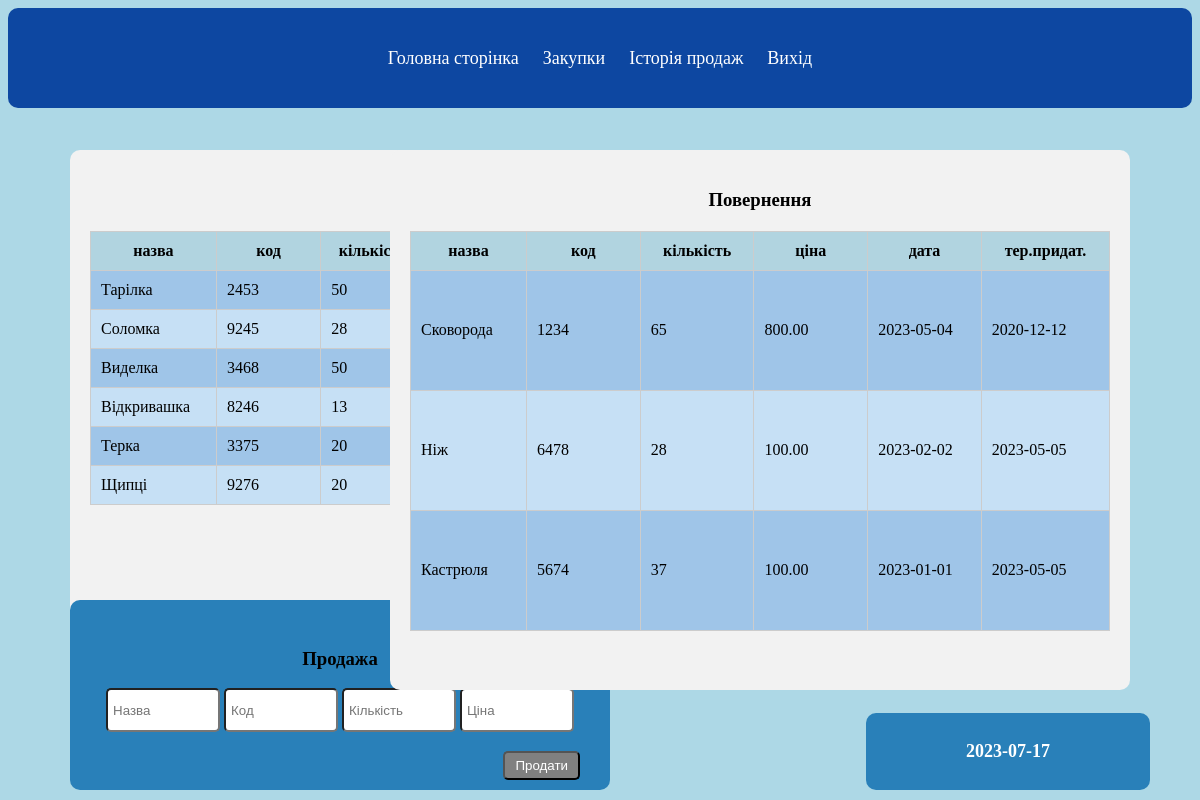
/home/, run on the app's committed database.
### datapage/models.py (models this page shows)
class Product(models.Model):
    name = models.CharField(max_length=255, verbose_name="Назва")
    code = models.CharField(max_length=50, verbose_name="Код")
    quantity = models.IntegerField(verbose_name="Кількість")
    price = models.DecimalField(max_digits=10, decimal_places=2, verbose_name="Ціна")
    provider_price = models.DecimalField(max_digits=10, decimal_places=2, verbose_name="Ціна закупки")
    arrived_date = models.DateField(verbose_name="Дата")
    expiration_date = models.DateField(verbose_name="Тер. придатності")
    class Meta:
        ordering = ('-arrived_date', 'name')

### datapage/views.py (the view, shortened to what this page needs)
# urls.py: path('home/', MainPage.as_view(), name='home'),
class MainPage(ListView):
    model = Product
    template_name = 'datapage/index.html'
    context_object_name = 'products'
    queryset = Product.objects.all().values('name', 'code', 'quantity', 'price', 'arrived_date', 'expiration_date')
    context_object_name = 'maindata'
    def get_context_data(self, *, object_list=None, **kwargs):
        context = super().get_context_data(**kwargs)
        context['menu'] = menu
        context['title'] = 'Головна сторінка'
        context['date'] = date.strftime("%Y-%m-%d")
        return context

### datapage/templates/datapage/index.html (shortened to what this page needs)
{% extends 'datapage/base.html' %}
{% block content %}
<div class="left-gray-block">
  <h3>Товар</h3>
  <div class="table-wrapper">
    <table>
      <thead>
        <tr>
          <th>назва</th>
          <th>код</th>
          <th>кількість</th>
          <th>ціна</th>
          <th>дата</th>
          <th>тер.придатності</th>
        </tr>
      </thead>
      <tbody>
        {% with date=date %}
          {% for product in maindata %}
            {% if product.arrived_date|date:'Y-m-d' <= date and product.expiration_date|date:'Y-m-d' > date %}
              <tr>
                <td>{{ product.name }}</td>
                <td>{{ product.code }}</td>
                <td>{{ product.quantity }}</td>
                <td>{{ product.price }}</td>
                <td>{{ product.arrived_date|date:'Y-m-d' }}</td>
                <td>{{ product.expiration_date|date:'Y-m-d' }}</td>
              </tr>
            {% endif %}
          {% endfor %}
        {% endwith %}
      </tbody>
    </table>
  </div>
</div>
<div class="product-sale">
    <h3>Продажа</h3>
    <form method="post" action="{% url 'home' %}">
      <input type="text" name="name" placeholder="Назва">
      <input type="text" name="code" placeholder="Код">
      <input type="number" name="quantity" placeholder="Кількість">
      <input type="number" name="price" placeholder="Ціна">
      <button type="submit">Продати</button>
    </form>
</div>
<div class="right-gray-block">
  <h3>Повернення</h3>
  <table class="table-wrapper">
    <thead>
      <tr>
        <th>назва</th>
        <th>код</th>
        <th>кількість</th>
        <th>ціна</th>
        <th>дата</th>
        <th>тер.придат.</th>
      </tr>
    </thead>
    <tbody>
      {% with date=date %}
        {% for product in maindata %}
          {% if product.expiration_date|date:'Y-m-d' <= date  %}
            <tr>
              <td>{{ product.name }}</td>
              <td>{{ product.code }}</td>
              <td>{{ product.quantity }}</td>
              <td>{{ product.price }}</td>
              <td>{{ product.arrived_date|date:'Y-m-d' }}</td>
              <td>{{ product.expiration_date|date:'Y-m-d' }}</td>
            </tr>
          {% endif %}
        {% endfor %}
      {% endwith %}
    </tbody>
  </table>
</div>
{% endblock %}

### datapage/static/datapage/css/style.css (style rules this page uses)
body { background-color: #add8e6; }
.left-gray-block { background-color: #f2f2f2; border-radius: 10px; width: 700px; height: 500px; padding: 20px; position: absolute; top: 150px; left: 70px; }
.left-gray-block h3 { text-align: center; margin-bottom: 20px; }
.left-gray-block .table-wrapper { height: 400px; overflow-y: auto; }
.left-gray-block table { border-collapse: collapse; width: 100%; }
.left-gray-block th, .left-gray-block td { border: 1px solid #ccc; padding: 10px; width: 70px; }
.left-gray-block th { background-color: #B1D4E0; }
.left-gray-block tr:nth-child(even) { background-color: #C6E0F5; }
.left-gray-block tr:nth-child(odd) { background-color: #9FC5E8; }
.product-sale { background-color: #2980b9; border-radius: 10px; width: 500px; height: 150px; padding: 20px; position: absolute; bottom: 10px; left: 70px; display: flex; flex-direction: column; align-items: center; justify-content: center; }
.product-sale h3 { text-align: center; margin-top: 0; }
.product-sale input { width: 100px; height: 30px; border-radius: 5px; margin-bottom: 10px; padding: 5px; }
.product-sale button { background-color: gray; color: white; border-radius: 5px; position: absolute; bottom: 10px; right: 30px; padding: 5px 10px; }
.right-gray-block { background-color: #f2f2f2; border-radius: 10px; width: 700px; height: 500px; padding: 20px; position: absolute; top: 150px; right: 70px; }
.right-gray-block h3 { text-align: center; margin-bottom: 20px; }
.right-gray-block .table-wrapper { height: 400px; overflow-y: auto; }
.right-gray-block table { border-collapse: collapse; width: 100%; }
.right-gray-block th, .right-gray-block td { border: 1px solid #ccc; padding: 10px; width: 70px; }
.right-gray-block th { background-color: #B1D4E0; }
.right-gray-block tr:nth-child(even) { background-color: #C6E0F5; }
.right-gray-block tr:nth-child(odd) { background-color: #9FC5E8; }

### data on the page
Product: name "Тарілка", code "2453", quantity "50"
Product: name "Соломка", code "9245", quantity "28"
Product: name "Виделка", code "3468", quantity "50"
Product: name "Відкривашка", code "8246", quantity "13"
Product: name "Терка", code "3375", quantity "20"
Product: name "Щипці", code "9276", quantity "20"
Product: name "Сковорода", code "1234", quantity "65", price "800.00", arrived_date "2023-05-04", expiration_date "2020-12-12"
Product: name "Ніж", code "6478", quantity "28", price "100.00", arrived_date "2023-02-02", expiration_date "2023-05-05"
Product: name "Кастрюля", code "5674", quantity "37", price "100.00", arrived_date "2023-01-01", expiration_date "2023-05-05"

### other printed values
{{ m.title }} "Головна сторінка" "Закупки" "Історія продаж" "Вихід"
{{ date }} "2023-07-17"
